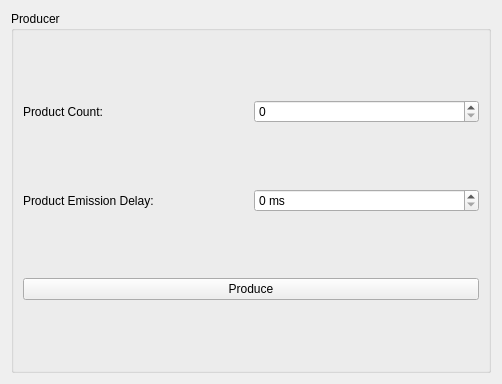
<?xml version="1.0" encoding="UTF-8"?>
<ui version="4.0">
 <class>Producer</class>
 <widget class="QWidget" name="Producer">
  <property name="geometry">
   <rect>
    <x>0</x>
    <y>0</y>
    <width>502</width>
    <height>384</height>
   </rect>
  </property>
  <property name="windowTitle">
   <string>Form</string>
  </property>
  <layout class="QVBoxLayout" name="verticalLayout">
   <item>
    <widget class="QGroupBox" name="producerBox">
     <property name="title">
      <string>Producer</string>
     </property>
     <layout class="QVBoxLayout" name="verticalLayout_3">
      <item>
       <layout class="QHBoxLayout" name="productCountLayout">
        <item>
         <widget class="QLabel" name="productCountLab">
          <property name="text">
           <string>Product Count: </string>
          </property>
         </widget>
        </item>
        <item>
         <widget class="QSpinBox" name="productSpinBox"/>
        </item>
       </layout>
      </item>
      <item>
       <layout class="QHBoxLayout" name="horizontalLayout">
        <item>
         <widget class="QLabel" name="productDelayLab">
          <property name="text">
           <string>Product Emission Delay: </string>
          </property>
         </widget>
        </item>
        <item>
         <widget class="QSpinBox" name="productDelaySpinBox">
          <property name="suffix">
           <string> ms</string>
          </property>
          <property name="maximum">
           <number>10000</number>
          </property>
         </widget>
        </item>
       </layout>
      </item>
      <item>
       <widget class="QPushButton" name="producePB">
        <property name="text">
         <string>Produce</string>
        </property>
       </widget>
      </item>
     </layout>
    </widget>
   </item>
  </layout>
 </widget>
 <resources/>
 <connections/>
</ui>
